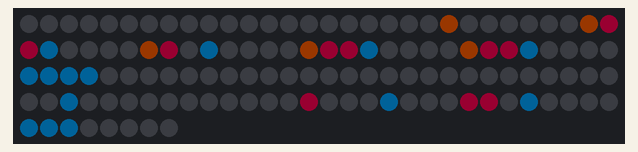
The program below on a simulated CircuitPython board. Parts: 128 RGB LEDs in strip order, left to right, continuing on the next row. Dim RGB values are drawn brighter than linear.

Above: at 0.45 s.
At 1.97 s:
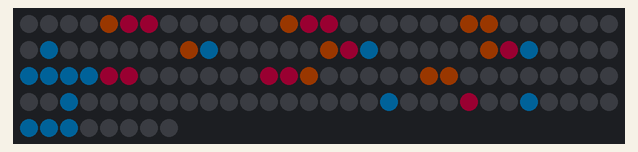
At 5.0 s:
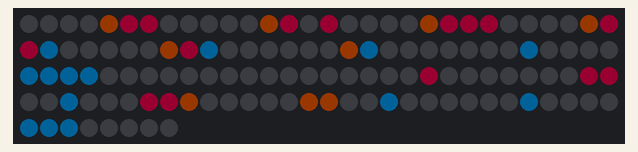

Measured:
- by itself, everything shown: repeats every 4.9 s, in 16 steps

The program:

main.py
```python
import globalvariables

import time
import board
import neopixel

pixpin = board.A3
numpix = 128


strip = neopixel.NeoPixel(pixpin, numpix, brightness=0.1, auto_write=False)


def lookupColor(color,i):
    if color == 0:
        strip[i] = (0,0,0)
    elif color == 1:
        strip[i] = (100,100,100)

    elif color == 10:
        strip[i] = (0,0,0)

    elif color == 11:
        strip[i] = (252,0,128)

    elif color == 12:
        strip[i] = (252,0,83)

    elif color == 13:
        strip[i] = (252,37,37)

    elif color == 14:
        strip[i] = (255,96,0)

    elif color == 15:
        strip[i] = (255,129,0)
# your color 16 did not exist
    elif color == 16:
        strip[i] = (0,163,255)

    elif color == 17:
        strip[i] = (255,186,0)

    elif color == 99:
        strip[i] = (0,0,0)


# ----------------------------------------------------------------------------------------------------
# START DO NOT MODIFY THE CODE BETWEEN THE ---
# ----------------------------------------------------------------------------------------------------


def mix2MessagesD(nextMessage,duration,myMessageFront,myMessageBack,startingPoint):
    # start - show Message
    if globalvariables.myStart == 0:
        globalvariables.myStart = 1
        globalvariables.countToMaxLength = startingPoint

    if globalvariables.q <= len(myMessageBack)*-1:
        globalvariables.q = 0


    i = 0
    # start - fixed message 4
    # remember to change globalvariables.message#
    for r in range(globalvariables.q,globalvariables.q+8):
        for c in range(0,8):
            color = myMessageBack[r][c]
            lookupColor(color,i)
            i += 1
    for r in range(globalvariables.q,globalvariables.q+8):
        for c in range(8,16):
            color = myMessageBack[r][c]
            lookupColor(color,i)
            i += 1


    i = 0
    for r in range(0,8):
        for c in range(0,8):
            color = myMessageFront[r][c]
            if color != 99:
                lookupColor(color,i)
            i += 1
    for r in range(0,8):
        for c in range(8,16):
            color = myMessageFront[r][c]
            if color != 99:
                lookupColor(color,i)
            i += 1
    strip.write()

    globalvariables.countToMaxLength -= 1
    globalvariables.durationCounter += 1
    globalvariables.q -= 1
    if globalvariables.durationCounter > duration:
        globalvariables.countToMaxLength = 0
        globalvariables.myStart = 0
        globalvariables.durationCounter = 0
        globalvariables.messageID = nextMessage


# ----------------------------------------------------------------------------------------------------
# END DO NOT MODIFY THE CODE BETWEEN THE ---
# ----------------------------------------------------------------------------------------------------


while True:
    if globalvariables.messageID == 1:
        mix2MessagesD(1,100,globalvariables.messageFront,globalvariables.messageBack,0)
```

Source omitted: balvariables.py (data table, 2743 bytes)
